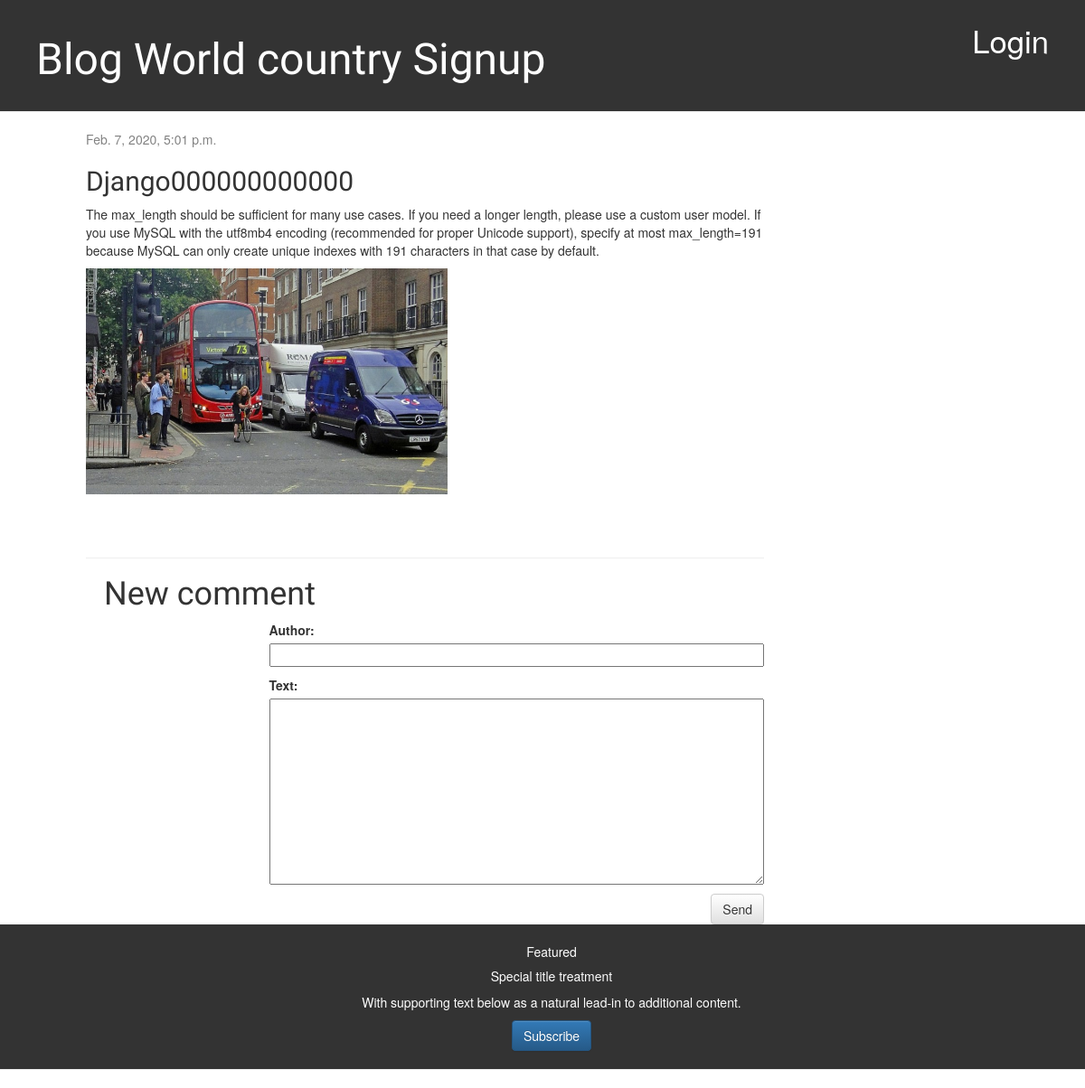
Page /1/detail/ on the committed database.
### blog/models.py (models this page shows, shortened)
class Post(models.Model):
    author = models.ForeignKey(CustomUser, on_delete=models.CASCADE)
    title = models.CharField(max_length=200)
    text = models.TextField()
    image = models.ImageField(upload_to ='blog/img',null=True)
    created_date = models.DateTimeField(default=timezone.now)
    published_date = models.DateTimeField(blank=True, null=True)

### blog/views.py (the view, shortened to what this page needs)
# urls.py: path('<int:pk>/detail/', views.post_detail, name='post_detail'),
def post_detail(request, pk):
    post = get_object_or_404(Post, pk=pk)
    comment = post.comments.filter(active=True, reply__isnull= True)
    form = CommentForm()
    user = request.user
    return render(request, 'blog/post_detail.html',
        {'post': post,"user":user,'form':form,'comment':comment})

### blog/forms.py
class CommentForm(forms.ModelForm):
    class Meta:
        model = Comment
        fields = ('author', 'text',)

### blog/templates/blog/post_detail.html (shortened to what this page needs)
{% extends 'blog/base.html' %}
{% block content %}
    <div class="post">
        {% if post.published_date %}
            <div class="date">
                {{ post.published_date }}
            </div>
        {% endif %}
        <h2>{{ post.title }}</h2>
        <p>{{ post.text|linebreaksbr }}</p>
        {% if post.image %}
            <img src="{{ post.image.url}}" height="250" width="400">
        {% endif %}
    </div>
        <hr>
        <div class="comment">
            <h1>New comment</h1>
            <form method="POST" class="post-form">{% csrf_token %}
                {{ form.as_p }}
                <button type="submit" class="save btn btn-default">Send</button>
            </form>
        </div>
{% endblock %}

### blog/static/css/blog.css (style rules this page uses)
h1, h2, h3, h4 { font-family: 'Lobster', cursive; }
.date { color: #828282; }
.save { float: right; }
.post-form { margin-left: 25%; }
.post-form textarea, .post-form input { width: 100%; }
.post { margin-bottom: 70px; }
.card-header h5, { color: white; font-size: 36pt; text-decoration: none; }
.comment { margin: 20px 0px 20px 20px; }

### rows in the picture
Post: published_date "Feb. 7, 2020, 5:01 p.m.", title "Django000000000000", text "The max_length should be sufficient for many use cases. If you need a longer length, please use a custom user model. If you use MySQL with the utf8mb4 encoding (recommended for proper Unicode support), specify at most max_length=191 because MySQL can only create unique indexes with 191 characters in that case by default.", image (picture)
